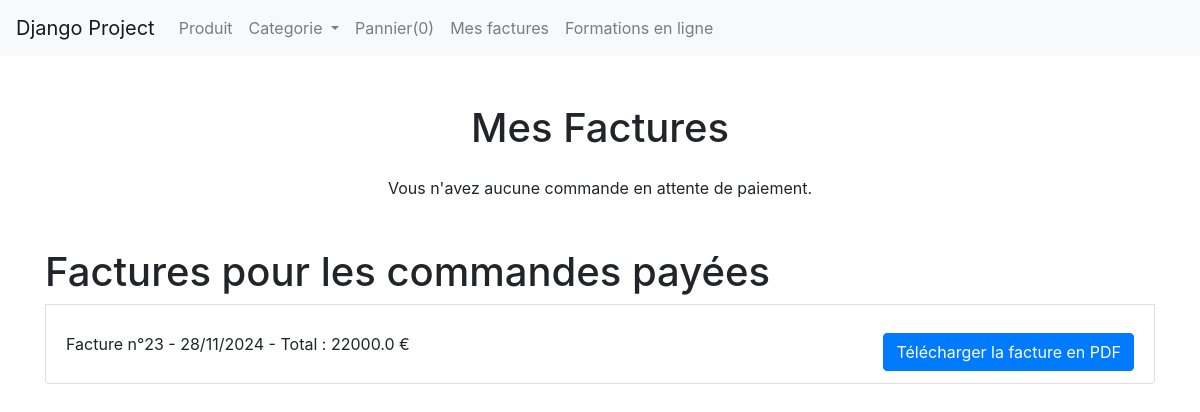
Before: /shop/factures/ (signed in) with the older database file.
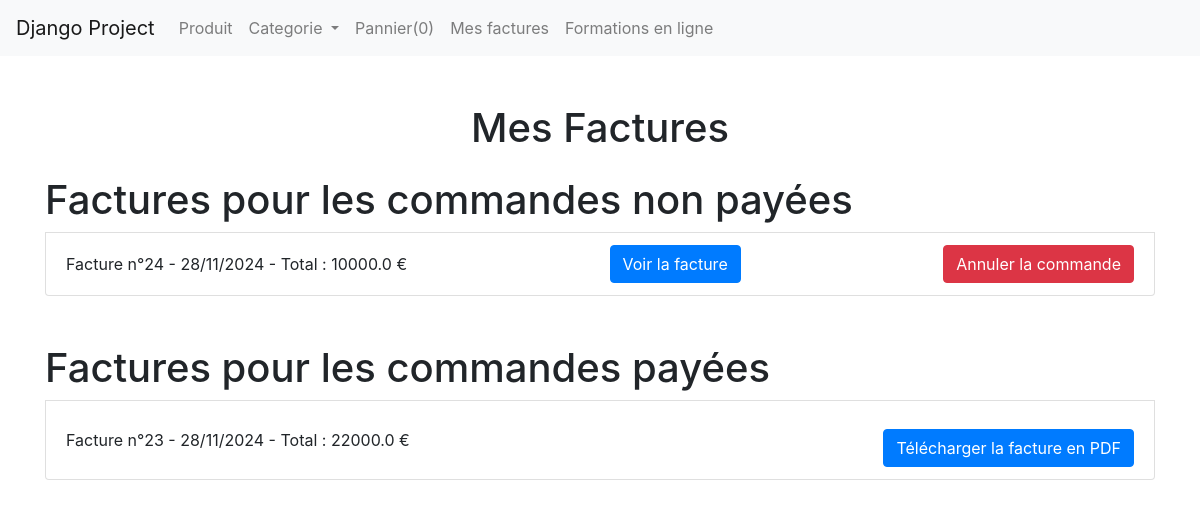
After: the same page with the newer database file.
### shop/models.py (models this page shows, shortened)
class Commande(models.Model):
    user = models.ForeignKey(User, on_delete=models.SET_NULL, null=True, blank=True)  # Client ayant passé la commande
    products = models.ManyToManyField(
        Product, through='CommandeItem', related_name='commandes'
    )  # Relation avec les produits via une table intermédiaire
    total_price = models.FloatField(default=0.0)  # Prix total de la commande
    date_ordered = models.DateTimeField(auto_now_add=True)  # Date de la commande
    is_paid = models.BooleanField(default=False)  # Indique si la commande est payée
    status = models.CharField(
        max_length=20,
        choices=[
            ('Pending', 'En attente'),
            ('Processing', 'En cours de traitement'),
            ('Completed', 'Complétée'),
            ('Cancelled', 'Annulée'),
        ],
        default='Pending'
    )  # Statut de la commande
    class Meta:
        ordering = ['-date_ordered']

### shop/views.py (the view)
# urls.py: path('factures/', views.mes_factures, name='mes_factures'),
@login_required
def mes_factures(request):
    commandes_non_payees = Commande.objects.filter(user=request.user, is_paid=False)
    commandes_payees = Commande.objects.filter(user=request.user, is_paid=True)
    return render(request, 'shop/factures.html', {
        'commandes_non_payees': commandes_non_payees,
        'commandes_payees': commandes_payees,
    })

### shop/templates/shop/factures.html (shortened to what this page needs)
{% extends "base.html" %}
{% block content %}
<div class="container mt-5">
    <h1 class="text-center mb-4">Mes Factures</h1>
    {% if commandes_non_payees %}
        <ul class="list-group">
            <h1>Factures pour les commandes non payées</h1>
            {% for commande in commandes_non_payees %}
                <li class="list-group-item d-flex justify-content-between align-items-center">
                    <span>
                        Facture n°{{ commande.id }} - {{ commande.date_ordered|date:"d/m/Y" }} - Total : {{ commande.total_price }} €
                    </span>
                    <a href="{% url 'facture_detail' commande.id %}" class="btn btn-primary">Voir la facture</a>
                    <a href="{% url 'annuler_commande' commande.id %}" class="btn btn-danger" onclick="return confirmAnnulation()">Annuler la commande</a>
                </li>
            {% endfor %}
        </ul>
    {% else %}
        <p class="text-center">Vous n'avez aucune commande en attente de paiement.</p>
    {% endif %}
    {% if commandes_payees %}
        <ul class="list-group mt-5">
            <h1>Factures pour les commandes payées</h1>
            {% for commande in commandes_payees %}
                <li class="list-group-item d-flex justify-content-between align-items-center">
                    <span>
                        Facture n°{{ commande.id }} - {{ commande.date_ordered|date:"d/m/Y" }} - Total : {{ commande.total_price }} €
                    </span>
                    <a href="{% url 'generer_facture_pdf' commande.id %}" class="btn btn-primary mt-3">
                        Télécharger la facture en PDF
                    </a>
                </li>
            {% endfor %}
        </ul>
    {% endif %}
</div>
{% endblock content %}

Changed rows visible on the page:
added Commande: id "24", date_ordered "28/11/2024", total_price "10000.0", shown under "Factures pour les commandes non payées"
Other visible differences:
text no longer shown: "Vous n'avez aucune commande en attente de paiement."
text now shown: "Factures pour les commandes non payées"
